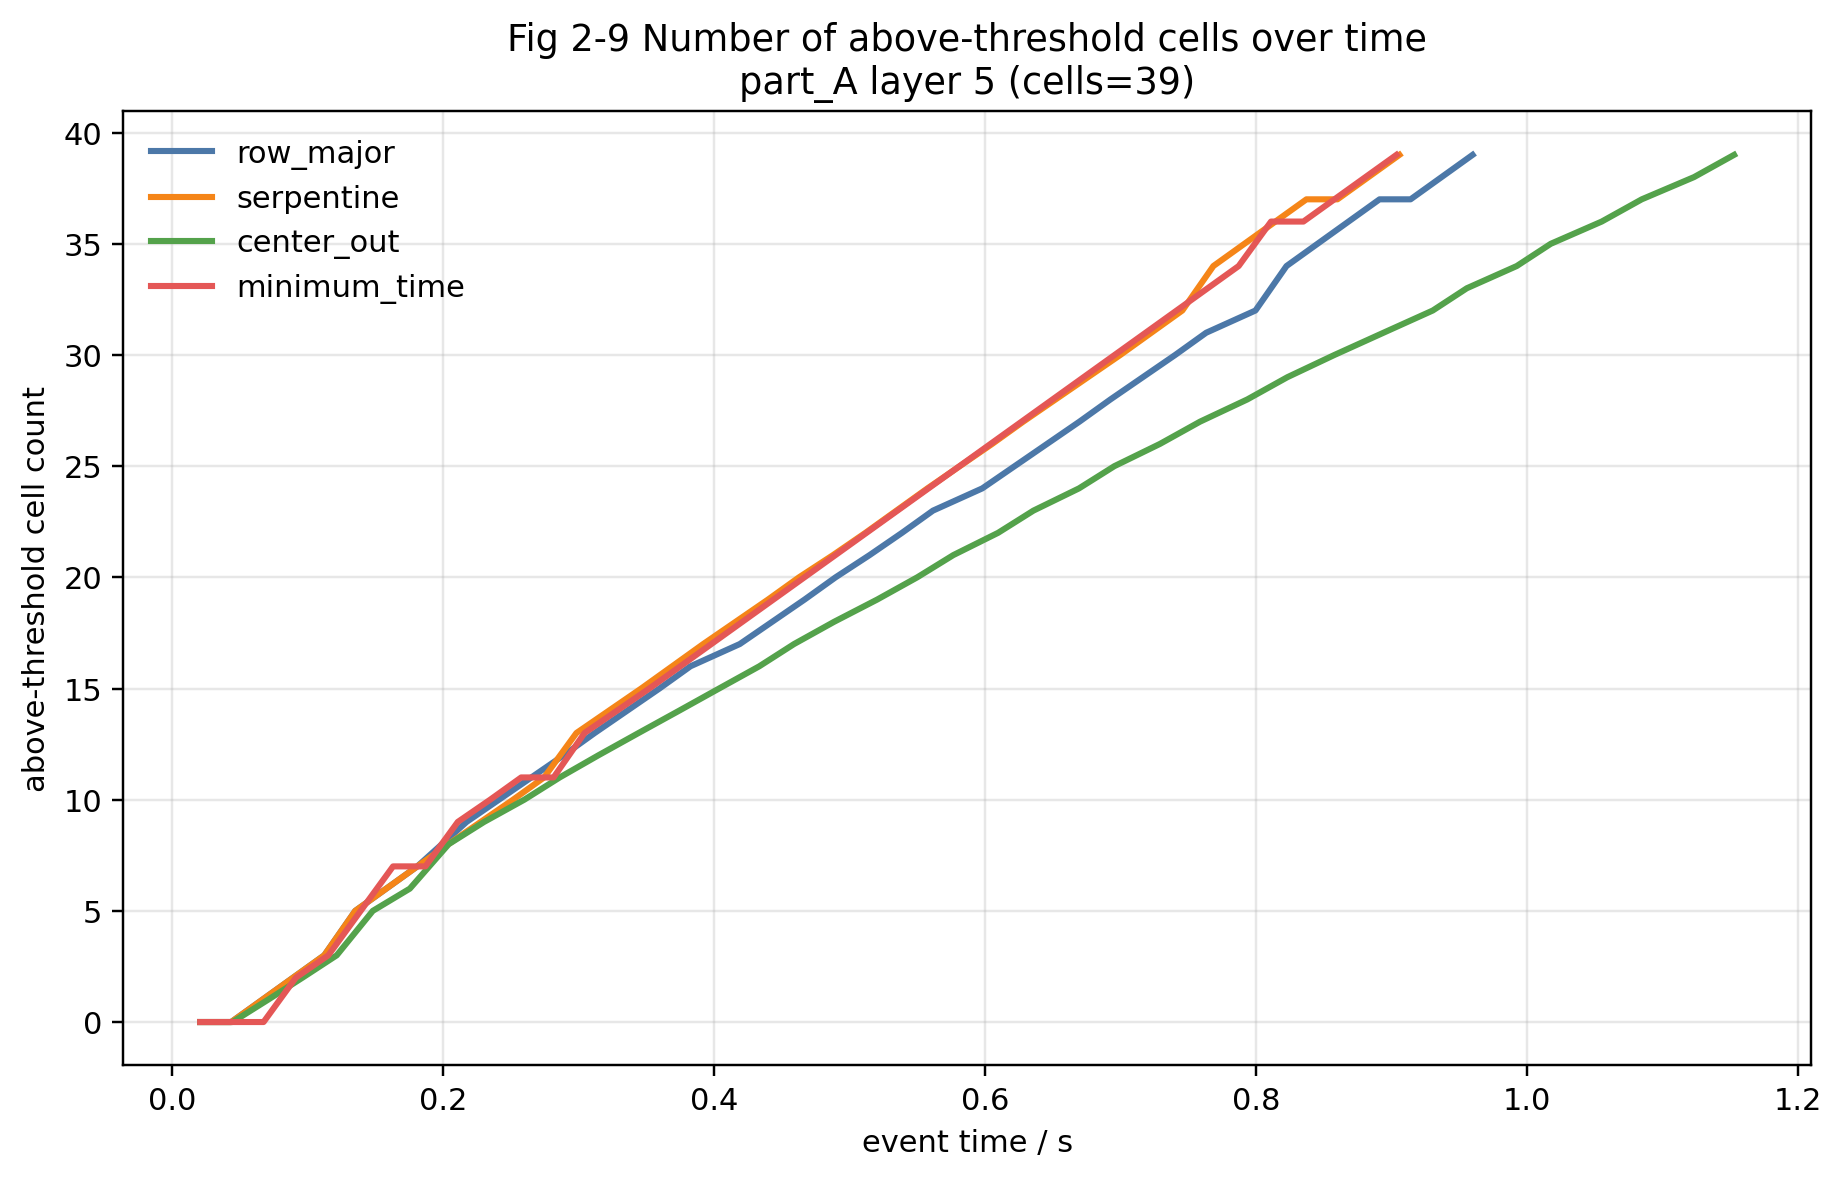

This chart was generated by the following Python code:
from __future__ import annotations

import sys
from pathlib import Path

import matplotlib.pyplot as plt


COMMON_DIR = Path(__file__).resolve().parents[1] / "common"
if str(COMMON_DIR) not in sys.path:
    sys.path.insert(0, str(COMMON_DIR))

from q2_visualization_common import (  # noqa: E402
    SCHEME_COLORS,
    SCHEME_ORDER,
    heat_history_series,
    load_visualization_context,
    representative_layer_title,
    save_metadata,
    select_representative_layer,
)


OUTPUT_DIR = Path(__file__).resolve().parent


def main() -> None:
    context = load_visualization_context()
    representative = select_representative_layer(context["scheme_layer_rows"])
    part_id = representative["part_id"]
    layer_id = representative["layer_id"]

    fig, ax = plt.subplots(figsize=(8.5, 5.5))
    for scheme_name in SCHEME_ORDER:
        series = heat_history_series(context["heat_history_rows"], scheme_name, part_id, layer_id)
        event_times = [item["event_time_s"] for item in series]
        counts = [item["above_threshold_count"] for item in series]
        ax.plot(event_times, counts, linewidth=2, color=SCHEME_COLORS[scheme_name], label=scheme_name)

    ax.set_title(
        f"Fig 2-9 Number of above-threshold cells over time\n{representative_layer_title(representative)}"
    )
    ax.set_xlabel("event time / s")
    ax.set_ylabel("above-threshold cell count")
    ax.grid(alpha=0.3)
    ax.legend(frameon=False)

    output_path = OUTPUT_DIR / "fig2_9_exceedance_count_evolution.png"
    fig.tight_layout()
    fig.savefig(output_path, dpi=220, bbox_inches="tight")
    plt.close(fig)

    save_metadata(
        OUTPUT_DIR / "fig2_9_exceedance_count_evolution.json",
        {
            "figure_id": "fig2_9",
            "representative_layer": representative,
            "schemes": SCHEME_ORDER,
            "output_image": str(output_path),
        },
    )
    print(f"Wrote {output_path}")


if __name__ == "__main__":
    main()
